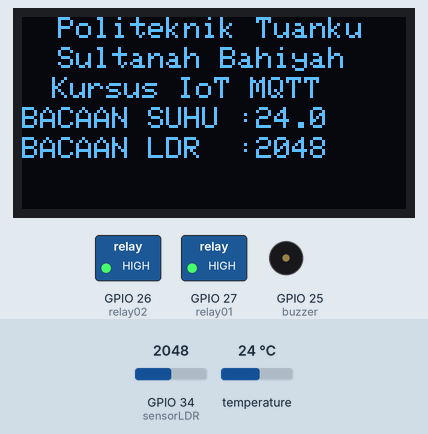
Recording of a sketch running on a simulated ESP32. Parts: 128×64 one-colour display, switched loads named in the sketch (green lamp = pin HIGH), buzzer (waves = sounding, pin HIGH). Dashed ring = blinking. The test bench sets the inputs (shaded band); at power-on: temperature 24 °C, GPIO 34 (sensorLDR) = 2048. What the sketch prints to the serial monitor is not drawn.

Above: at 8.2 s.
8.3 s: temperature set to 12 °C
At 11.16 s:
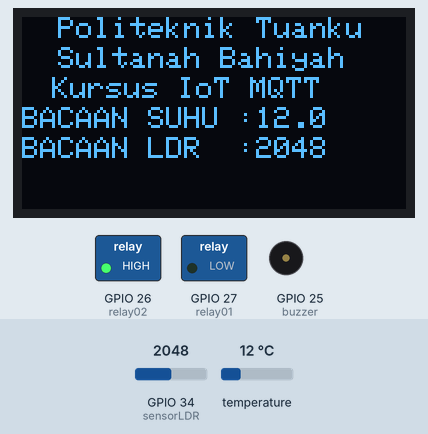
11.7 s: GPIO 34 (sensorLDR) set to 2866
At 16.64 s:
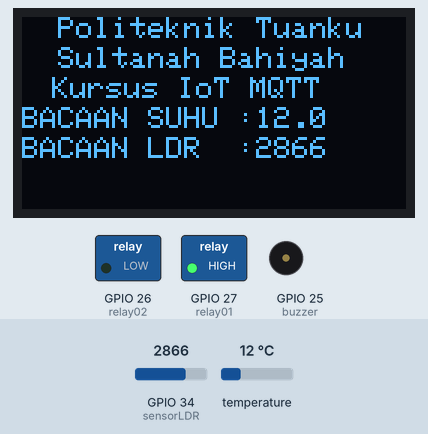
16.9 s: temperature set to 19 °C
At 21.52 s:
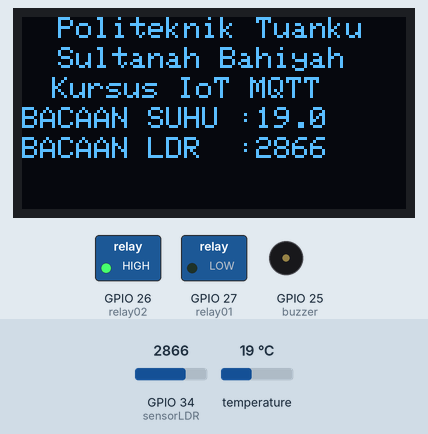
22.1 s: GPIO 34 (sensorLDR) set to 3603
At 26.3 s:
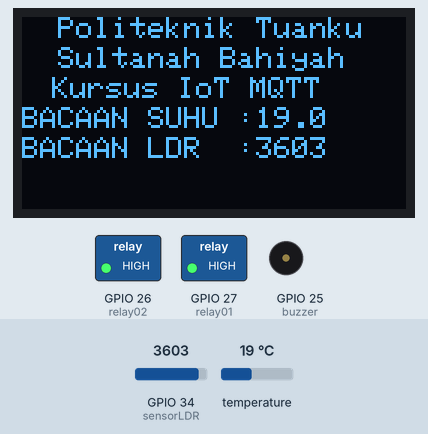
27.2 s: temperature set to 28 °C
At 31.5 s:
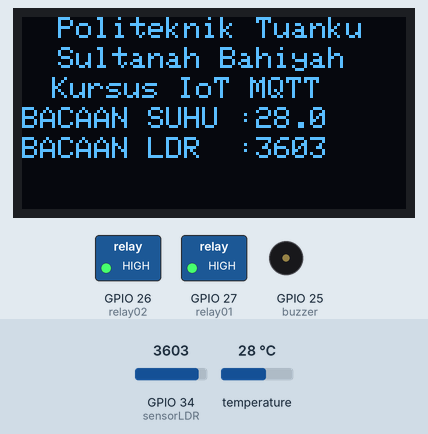
32.4 s: GPIO 34 (sensorLDR) set to 4095
At 38.35 s:
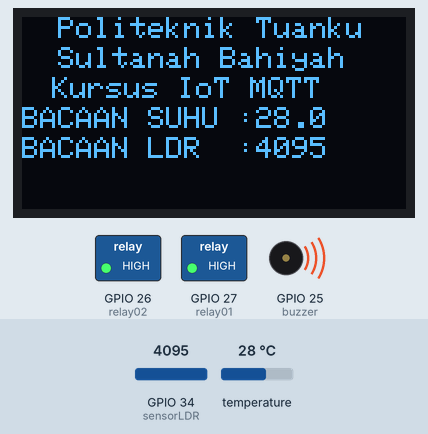
Timing chart, 0 to 38.6 s (numbered marks = the images above; inputs shaded):
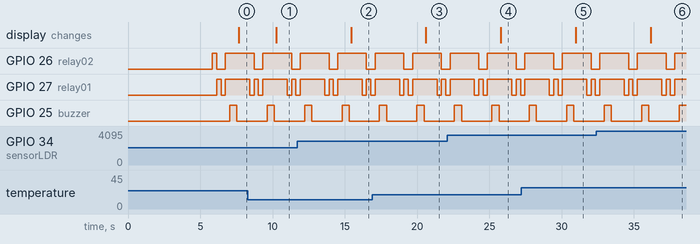

Measured:
- after the input at 8.3 s, the display: changes after 2.0 s (image 1)
- after the input at 11.7 s, the display: changes after 3.7 s (image 2)
- after the input at 16.9 s, the display: changes after 3.7 s (image 3)
- after the input at 22.1 s, the display: changes after 3.7 s (image 4)
- after the input at 27.2 s, the display: changes after 3.8 s (image 5)
- after the input at 32.4 s, the display: changes after 3.8 s (image 6)
- by itself, GPIO 26 (relay02): alternates HIGH for 2.0 s and LOW for 0.60 s
- by itself, GPIO 25 (buzzer): alternates HIGH for 0.50 s and LOW for 2.1 s

The sketch:

ESIDEVKIT_Ptsb_TestBoard.ino
```cpp
//----Seksyen 1 - Senarai HEADER (Library) yang diperlukan------------- ----
//--------------------------------------------------------------------------
#include <Wire.h>
#include <SPI.h>
#include <OneWire.h>
#include <DallasTemperature.h>
#include <Adafruit_GFX.h>
#include <Adafruit_SSD1306.h>

//-----Seksyen 1 - TAMAT ---------------------------------------------- ----


//-----Seksyen 2 - ISTIHAR Sambungan nama Pin dengan Nombor Fizikal PIN ----
//--------------------------------------------------------------------------

//---Actuator and Relay  pin connection---
#define relay01 27
#define relay02 26
#define buzzer 25
#define SensorSuhu  15 // pin sambungan ke DS18B20 (ONEWIRE)
//---Analog Sensor  pin connection---
#define sensorLDR 34
//---Tentukan nama yg diumpukkan kepada satu nilai awal yg ditetapkan --
#define SCREEN_WIDTH 128 // OLED display width, in pixels
#define SCREEN_HEIGHT 64 // OLED display height, in pixels

//-----Seksyen 2 - TAMAT ---------------------------------------------------


//-----Seksyen 3 - Cipta Objek dari Librari berkaitan------------------ ----
//--------------------------------------------------------------------------
// Istihar Module OLED Display - SSD1306
Adafruit_SSD1306 display(SCREEN_WIDTH, SCREEN_HEIGHT, &Wire, -1);

// Istihar Module Sersor Suhu Dallas 18B20
OneWire oneWire(SensorSuhu);
DallasTemperature DS18B20(&oneWire);

//-----Seksyen 3 - TAMAT ---------------------------------------------- ----


//-----Seksyen 4 - ISTIHAR Pemboleh ubah dengan jenis Data yang digunaka ---
//--------------------------------------------------------------------------
float tempC; // suhu dalam Celsius
float tempF; // suhu  Fahrenheit
int dataLDR;
//-----Seksyen 4 - TAMAT ---------------------------------------------- ----


void setup() {
  pinMode(relay01,OUTPUT);
  pinMode(relay02,OUTPUT);
  pinMode(buzzer,OUTPUT);

  Serial.begin(115200); // initialize serial

if(!display.begin(SSD1306_SWITCHCAPVCC, 0x3C)) { // Address 0x3D for 128x64
    Serial.println(F("SSD1306 allocation failed"));
    for(;;);
  }

 DS18B20.begin();    // initialize the DS18B20 sensor

  display.clearDisplay();
  display.setTextSize(1);
  display.setTextColor(WHITE);
  display.setCursor(0,0);
  display.println("  Politeknik Tuanku  ");
   display.setCursor(0,10);
  display.println("  Sultanah Bahiyah  ");
  display.setCursor(10,20);
  display.println("Kursus IoT MQTT");
  display.display();
  delay(5000);

}

void loop() {

//------sensor suhu -------------------------------------------------------
  DS18B20.requestTemperatures();       // arahan baca suhu
  tempC = DS18B20.getTempCByIndex(0);  // nilai suhu disimpan dalam pembolehubah tempC
  tempF = tempC * 9 / 5 + 32;          // Nilai suhu di ubah kepada unit F

  Serial.print("Temperature: ");
  Serial.print(tempC);
  Serial.print("°C");
  Serial.print("  ~  ");
  Serial.print(tempF);
  Serial.println("°F");

//------sensor LDR -------------------------------------------------------
  dataLDR = analogRead(sensorLDR);
  Serial.print("Cahaya: ");
  Serial.println(dataLDR);

//------Kawalan relay -------------------------------------------------------
  digitalWrite(relay02,HIGH);
  digitalWrite(relay01,LOW);
  delay (300);
  digitalWrite(relay02,LOW);
  digitalWrite(relay01,HIGH);
  delay (300);
  digitalWrite(relay02,LOW);
  digitalWrite(relay01,LOW);
  delay (300);
  digitalWrite(relay02,HIGH);
  digitalWrite(relay01,HIGH);
  delay (300);
  digitalWrite(buzzer,HIGH);
  delay (500);
  digitalWrite(buzzer,LOW);
  delay (100);

//------Paparan di OLED Display--------------------------------------------------
  display.clearDisplay();
  display.setCursor(0,0);
  display.println("  Politeknik Tuanku  ");
  display.setCursor(0,10);
  display.println("  Sultanah Bahiyah  ");
  display.setCursor(10,20);
  display.println("Kursus IoT MQTT");
  display.setCursor(0,30);
  display.print("BACAAN SUHU :");
  display.print(tempC,1);
  display.setCursor(0,40);
  display.print("BACAAN LDR  :");
  display.print(dataLDR);
  display.setCursor(0, 60);
  display.display();
}
```
